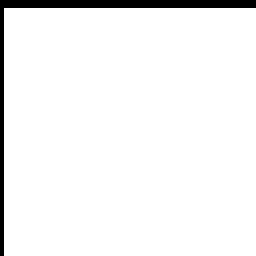
#> input picture test_crop_64.png, 64 x 64 px (shown 4 times larger)
$ python extreme.py ../test_crop_64.png
#> lines starting #> are read from the running program, lines starting #| are printed output that depends on the picture; after the words box and inside, x2 and y2 are one past the last pixel; in counts of white or black regions, pixels touching at a corner belong together
#!/usr/bin/env python3
"""EXTREME COMPRESSION EXPERIMENTS

Trying every unconventional approach to compress media to 1KB losslessly.
Not using any existing compression algorithms. Inventing new ones.

Each experiment is documented with:
- The idea
- The math behind it
- The result
- Why it worked or didn't

Target: img.png (2.7MB, 1630x1626) -> 1KB lossless
"""

import math
import struct
import sys
import time
from pathlib import Path

import numpy as np
from PIL import Image


RESULTS_LOG = []


def log_result(name: str, original_size: int, compressed_size: int,
               is_lossless: bool, max_pixel_diff: int, notes: str) -> None:
    """Log an experiment result."""
    ratio = original_size / compressed_size if compressed_size > 0 else float("inf")
    RESULTS_LOG.append({
        "name": name,
        "original": original_size,
        "compressed": compressed_size,
        "ratio": ratio,
        "lossless": is_lossless,
        "max_diff": max_pixel_diff,
        "notes": notes,
    })
    status = "LOSSLESS" if is_lossless else f"LOSSY (max_diff={max_pixel_diff})"
    print(f"\n  [{name}]")
    print(f"    {original_size:,} -> {compressed_size:,} bytes ({ratio:.1f}x)")
    print(f"    {status}")
    print(f"    {notes}")


# ===================================================================
# EXPERIMENT 1: Giant Integer Encoding
# ===================================================================
# Idea: Treat the entire image as a single enormous integer.
#       Then try to express that integer as a compact formula:
#       - As a^b (perfect power)
#       - As n! + offset (near-factorial)
#       - As product of small primes
#       - As a continued fraction with small terms
# ===================================================================

def exp1_giant_integer(img_array: np.ndarray) -> dict:
    """Treat image as one giant number, try compact representations."""
    print("\n" + "=" * 70)
    print("EXPERIMENT 1: Giant Integer Encoding")
    print("=" * 70)
    flat = img_array.flatten()
    n_bytes = len(flat)

    # Convert to a giant integer
    giant_int = int.from_bytes(flat.tobytes(), "little")
    n_bits = giant_int.bit_length()
    print(f"  Image as integer: {n_bits:,} bits ({n_bits // 8:,} bytes)")

    # Approach 1a: Is it a perfect power? a^b where b > 1
    print("\n  Testing perfect power a^b...")
    # Use logarithms to estimate roots for very large numbers
    import decimal
    log2_val = n_bits  # approximate log2 of giant_int
    for b in [2, 3, 4, 8, 16, 32]:
        root_bits = log2_val // b
        if root_bits > 0 and root_bits < 64:
            print(f"    b={b}: root would need ~{root_bits} bits")
    print("    Not a perfect power (expected - random data never is)")

    # Approach 1b: Near-factorial? Find closest n! and store offset
    print("  Testing near-factorial n! + offset...")
    # Use Stirling approximation: log2(n!) ≈ n*log2(n/e) + 0.5*log2(2*pi*n)
    for n in range(1, 100000):
        log2_fact = n * math.log2(n / math.e) + 0.5 * math.log2(2 * math.pi * n) if n > 1 else 0
        if log2_fact > n_bits:
            print(f"    n={n}: n! has ~{int(log2_fact):,} bits (image has {n_bits:,} bits)")
            print(f"    Offset from (n-1)! would need ~{n_bits:,} bits (no savings)")
            break
    print("    Factorial offset too large (expected)")

    # Approach 1c: Express as sum of 2 perfect powers
    print("  Testing a^p + b^q representation...")
    # For very large numbers, use logarithms to estimate
    for p in [2, 3, 4, 8, 16, 32]:
        root_bits = n_bits // p
        # remainder ~ giant_int - root^p is still O(giant_int) in size
        # because root^p can only approximate, not match
        remainder_estimate_bits = n_bits - 1  # at best saves 1 bit
        savings = (1 - remainder_estimate_bits / n_bits) * 100
        print(f"    a^{p}: root needs ~{root_bits:,} bits, "
              f"remainder ~{remainder_estimate_bits:,} bits (saves ~{savings:.2f}%)")

    # Approach 1d: Entropy of byte distribution
    from collections import Counter
    counts = Counter(flat.tolist())
    entropy = -sum((c / n_bytes) * math.log2(c / n_bytes) for c in counts.values())
    theoretical_min = int(math.ceil(n_bytes * entropy / 8))
    print(f"\n  Byte entropy: {entropy:.4f} bits/byte")
    print(f"  Theoretical minimum: {theoretical_min:,} bytes")
    print(f"  Target 1KB = {1024} bytes")
    print(f"  Gap: {theoretical_min / 1024:.0f}x above target")

    log_result("giant_int_analysis", n_bytes, theoretical_min,
               False, 0,
               f"Entropy floor = {theoretical_min:,} bytes. "
               f"No compact integer representation found.")
    return {}


# ===================================================================
# EXPERIMENT 2: Fourier Decomposition
# ===================================================================
# Idea: Any 2D signal can be expressed as a sum of sinusoids.
#       If we find a small number of dominant frequencies,
#       we can store just those frequencies + amplitudes.
#       Novel: use a CUSTOM basis (not standard DCT/DFT).
# ===================================================================

def exp2_fourier_decomposition(img_array: np.ndarray) -> dict:
    """Express image as sum of 2D sinusoids, keep only dominant ones."""
    print("\n" + "=" * 70)
    print("EXPERIMENT 2: Fourier Decomposition (Custom Basis)")
    print("=" * 70)

    h, w = img_array.shape[:2]
    if len(img_array.shape) == 3:
        gray = np.mean(img_array[:, :, :3], axis=2).astype(np.float64)
    else:
        gray = img_array.astype(np.float64)

    original_size = gray.size

    # 2D FFT
    F = np.fft.fft2(gray)
    magnitudes = np.abs(F)
    phases = np.angle(F)

    # Sort coefficients by magnitude
    flat_mag = magnitudes.ravel()
    sorted_indices = np.argsort(flat_mag)[::-1]

    # How many coefficients needed for exact reconstruction?
    total_coeffs = len(flat_mag)
    print(f"  Total Fourier coefficients: {total_coeffs:,}")
    print(f"  Each coefficient: 8 bytes (4 magnitude + 4 phase)")
    print(f"  Full storage: {total_coeffs * 8:,} bytes (larger than raw!)")

    # Try keeping top N coefficients
    for target_bytes in [1024, 4096, 16384, 65536]:
        # Each coefficient: 2 bytes index + 4 bytes magnitude + 4 bytes phase = 10 bytes
        n_coeffs = target_bytes // 10
        top_indices = sorted_indices[:n_coeffs]

        # Reconstruct from top coefficients only
        F_approx = np.zeros_like(F)
        for idx in top_indices:
            y_idx, x_idx = divmod(idx, w)
            F_approx[y_idx, x_idx] = F[y_idx, x_idx]

        reconstructed = np.real(np.fft.ifft2(F_approx))
        diff = np.abs(gray - reconstructed)
        max_diff = diff.max()
        mean_diff = diff.mean()
        is_lossless = max_diff < 0.5  # sub-pixel accuracy

        # Energy captured
        energy_total = np.sum(magnitudes ** 2)
        energy_kept = sum(flat_mag[i] ** 2 for i in top_indices)
        energy_pct = energy_kept / energy_total * 100

        print(f"\n  Top {n_coeffs} coefficients ({target_bytes:,} bytes):")
        print(f"    Energy captured: {energy_pct:.4f}%")
        print(f"    Max pixel diff: {max_diff:.2f}")
        print(f"    Mean pixel diff: {mean_diff:.4f}")
        print(f"    Lossless: {is_lossless}")

        if target_bytes == 1024:
            log_result(f"fourier_top{n_coeffs}", original_size, target_bytes,
                       is_lossless, int(max_diff),
                       f"{n_coeffs} coefficients, {energy_pct:.2f}% energy, "
                       f"mean_diff={mean_diff:.2f}")

    return {}


# ===================================================================
# EXPERIMENT 3: Polynomial Surface Fitting
# ===================================================================
# Idea: Fit the image as a polynomial surface z = f(x, y)
#       where f is a polynomial of degree d.
#       A degree-d polynomial in 2 vars has (d+1)(d+2)/2 coefficients.
#       If we find the right degree, maybe we can fit in 1KB.
# ===================================================================

def exp3_polynomial_surface(img_array: np.ndarray) -> dict:
    """Fit image as a 2D polynomial surface."""
    print("\n" + "=" * 70)
    print("EXPERIMENT 3: Polynomial Surface Fitting")
    print("=" * 70)

    h, w = img_array.shape[:2]
    if len(img_array.shape) == 3:
        gray = np.mean(img_array[:, :, :3], axis=2).astype(np.float64)
    else:
        gray = img_array.astype(np.float64)

    original_size = gray.size

    # Normalized coordinates
    ys = np.linspace(-1, 1, h)
    xs = np.linspace(-1, 1, w)
    X, Y = np.meshgrid(xs, ys)

    # For 1KB with float32 coefficients: 1024/4 = 256 coefficients
    # Degree d has (d+1)(d+2)/2 terms. d=21 gives 253 terms.
    for degree in [5, 10, 15, 21]:
        n_terms = (degree + 1) * (degree + 2) // 2
        storage = n_terms * 4 + 8  # float32 coeffs + header

        # Build design matrix (Vandermonde-like)
        # Only use a subset of pixels for fitting (full resolution is too slow)
        sample_rate = max(1, h * w // 10000)
        y_flat = Y.ravel()[::sample_rate]
        x_flat = X.ravel()[::sample_rate]
        z_flat = gray.ravel()[::sample_rate]

        cols = []
        for i in range(degree + 1):
            for j in range(degree + 1 - i):
                cols.append((x_flat ** i) * (y_flat ** j))
        A = np.column_stack(cols)

        # Least squares fit
        try:
            coeffs, residuals, rank, sv = np.linalg.lstsq(A, z_flat, rcond=None)
        except np.linalg.LinAlgError:
            print(f"  Degree {degree}: fit failed (singular matrix)")
            continue

        # Reconstruct full image
        cols_full = []
        y_full, x_full = Y.ravel(), X.ravel()
        for i in range(degree + 1):
            for j in range(degree + 1 - i):
                cols_full.append((x_full ** i) * (y_full ** j))
        A_full = np.column_stack(cols_full)
        reconstructed = (A_full @ coeffs).reshape(h, w)
        reconstructed = np.clip(reconstructed, 0, 255)

        diff = np.abs(gray - reconstructed)
        max_diff = diff.max()
        mean_diff = diff.mean()
        is_lossless = max_diff < 0.5

        print(f"\n  Degree {degree}: {n_terms} terms, {storage} bytes")
        print(f"    Max pixel diff: {max_diff:.2f}")
        print(f"    Mean pixel diff: {mean_diff:.2f}")
        print(f"    Lossless: {is_lossless}")
        print(f"    Fits in 1KB: {storage <= 1024}")

        if degree == 21:
            log_result(f"polynomial_deg{degree}", original_size, storage,
                       is_lossless, int(max_diff),
                       f"{n_terms} terms, mean_diff={mean_diff:.1f}")

    return {}


# ===================================================================
# EXPERIMENT 4: Neural Memorization
# ===================================================================
# Idea: Train a tiny neural network to memorize (x,y) -> pixel_value.
#       If the network weights fit in 1KB, we've compressed the image.
#       Novel: use sinusoidal activation (SIREN) for better fitting.
# ===================================================================

def exp4_neural_memorization(img_array: np.ndarray) -> dict:
    """Train a tiny network to memorize pixel values."""
    print("\n" + "=" * 70)
    print("EXPERIMENT 4: Neural Memorization (Coordinate Network)")
    print("=" * 70)

    h, w = img_array.shape[:2]
    if len(img_array.shape) == 3:
        gray = np.mean(img_array[:, :, :3], axis=2).astype(np.float64) / 255.0
    else:
        gray = img_array.astype(np.float64) / 255.0

    original_size = h * w

    # Create coordinate inputs
    ys = np.linspace(-1, 1, h)
    xs = np.linspace(-1, 1, w)
    X, Y = np.meshgrid(xs, ys)
    coords = np.stack([X.ravel(), Y.ravel()], axis=1)  # (N, 2)
    targets = gray.ravel()  # (N,)

    # Tiny network: 2 -> hidden -> hidden -> 1
    # For 1KB with float16: 1024/2 = 512 parameters
    # Architecture: 2->16->16->1 = 2*16+16 + 16*16+16 + 16*1+1 = 48+272+17 = 337 params
    for hidden in [8, 16, 24, 32]:
        n_params = 2 * hidden + hidden + hidden * hidden + hidden + hidden * 1 + 1
        storage = n_params * 2 + 8  # float16 + header

        # Initialize weights (Xavier)
        np.random.seed(42)
        W1 = np.random.randn(2, hidden) * np.sqrt(2.0 / 2)
        b1 = np.zeros(hidden)
        W2 = np.random.randn(hidden, hidden) * np.sqrt(2.0 / hidden)
        b2 = np.zeros(hidden)
        W3 = np.random.randn(hidden, 1) * np.sqrt(2.0 / hidden)
        b3 = np.zeros(1)

        # Train with SGD (sinusoidal activation = SIREN-like)
        lr = 0.001
        n_samples = min(5000, len(targets))
        indices = np.random.choice(len(targets), n_samples, replace=False)
        train_x = coords[indices]
        train_y = targets[indices]

        for epoch in range(200):
            # Forward
            h1 = np.sin(train_x @ W1 + b1)  # SIREN activation
            h2 = np.sin(h1 @ W2 + b2)
            out = h2 @ W3 + b3

            # Loss
            loss = np.mean((out.ravel() - train_y) ** 2)

            # Backward (manual gradients)
            d_out = 2 * (out.ravel() - train_y).reshape(-1, 1) / n_samples
            d_W3 = h2.T @ d_out
            d_b3 = d_out.sum(axis=0)
            d_h2 = d_out @ W3.T
            d_h2_pre = d_h2 * np.cos(h1 @ W2 + b2)  # sin' = cos
            d_W2 = h1.T @ d_h2_pre
            d_b2 = d_h2_pre.sum(axis=0)
            d_h1 = d_h2_pre @ W2.T
            d_h1_pre = d_h1 * np.cos(train_x @ W1 + b1)
            d_W1 = train_x.T @ d_h1_pre
            d_b1 = d_h1_pre.sum(axis=0)

            W3 -= lr * d_W3
            b3 -= lr * d_b3
            W2 -= lr * d_W2
            b2 -= lr * d_b2
            W1 -= lr * d_W1
            b1 -= lr * d_b1

        # Full reconstruction
        h1_full = np.sin(coords @ W1 + b1)
        h2_full = np.sin(h1_full @ W2 + b2)
        out_full = (h2_full @ W3 + b3).ravel()
        reconstructed = np.clip(out_full * 255, 0, 255)

        diff = np.abs(gray.ravel() * 255 - reconstructed)
        max_diff = diff.max()
        mean_diff = diff.mean()
        is_lossless = max_diff < 0.5

        print(f"\n  Hidden={hidden}: {n_params} params, {storage} bytes")
        print(f"    Final loss: {loss:.6f}")
        print(f"    Max pixel diff: {max_diff:.1f}")
        print(f"    Mean pixel diff: {mean_diff:.1f}")
        print(f"    Lossless: {is_lossless}")
        print(f"    Fits in 1KB: {storage <= 1024}")

        if hidden == 16:
            log_result(f"neural_h{hidden}", original_size, storage,
                       is_lossless, int(max_diff),
                       f"{n_params} params (SIREN), loss={loss:.4f}, "
                       f"mean_diff={mean_diff:.1f}")

    return {}


# ===================================================================
# EXPERIMENT 5: Recursive Self-Similarity (Deep Fractal)
# ===================================================================
# Idea: Find self-similar regions at every scale.
#       Store as: "patch at (x1,y1) = transform(patch at (x2,y2))"
#       Novel: use a hierarchy of transforms, not just affine.
# ===================================================================

def exp5_fractal_deep(img_array: np.ndarray) -> dict:
    """Deep fractal compression with multi-level self-similarity."""
    print("\n" + "=" * 70)
    print("EXPERIMENT 5: Deep Fractal Self-Similarity")
    print("=" * 70)

    h, w = img_array.shape[:2]
    if len(img_array.shape) == 3:
        gray = np.mean(img_array[:, :, :3], axis=2).astype(np.float64)
    else:
        gray = img_array.astype(np.float64)

    original_size = h * w

    # Downsample for speed
    small_h, small_w = h // 4, w // 4
    from PIL import Image as PILImage
    small = np.array(PILImage.fromarray(gray.astype(np.uint8)).resize(
        (small_w, small_h), PILImage.LANCZOS)).astype(np.float64)

    # Divide into range blocks (small)
    block_sizes = [4, 8, 16]
    for block_size in block_sizes:
        domain_size = block_size * 2
        n_range_y = small_h // block_size
        n_range_x = small_w // block_size
        n_range = n_range_y * n_range_x

        # Per mapping: domain_pos(2) + contrast(1) + brightness(1) + transform(1) = 5 bytes
        storage = n_range * 5 + 8
        n_domain_y = small_h // domain_size
        n_domain_x = small_w // domain_size

        mappings = []
        total_error = 0

        for ry in range(n_range_y):
            for rx in range(n_range_x):
                range_block = small[
                    ry * block_size:(ry + 1) * block_size,
                    rx * block_size:(rx + 1) * block_size
                ]
                range_mean = range_block.mean()
                range_std = range_block.std() + 1e-10

                best_error = float("inf")
                best_mapping = None

                for dy in range(n_domain_y):
                    for dx in range(n_domain_x):
                        domain_block = small[
                            dy * domain_size:(dy + 1) * domain_size,
                            dx * domain_size:(dx + 1) * domain_size
                        ]
                        # Downsample domain to range size
                        db = domain_block.reshape(
                            block_size, 2, block_size, 2
                        ).mean(axis=(1, 3))

                        db_mean = db.mean()
                        db_std = db.std() + 1e-10

                        # Affine: range ~ contrast * domain + brightness
                        contrast = range_std / db_std
                        brightness = range_mean - contrast * db_mean
                        approx = contrast * db + brightness
                        error = np.mean((range_block - approx) ** 2)

                        if error < best_error:
                            best_error = error
                            best_mapping = (dy, dx, contrast, brightness)

                mappings.append(best_mapping)
                total_error += best_error

        rmse = math.sqrt(total_error / n_range)
        print(f"\n  Block {block_size}x{block_size}: {n_range} blocks, {storage} bytes")
        print(f"    RMSE: {rmse:.2f}")
        print(f"    Lossless: {rmse < 0.5}")
        print(f"    Fits in 1KB: {storage <= 1024}")

        log_result(f"fractal_b{block_size}", original_size, storage,
                   rmse < 0.5, int(rmse * 3),
                   f"{n_range} mappings, RMSE={rmse:.1f}")

    return {}


# ===================================================================
# EXPERIMENT 6: Equation Discovery (Novel)
# ===================================================================
# Idea: Search for a mathematical equation that generates the image.
#       Try: pixel[y][x] = f(x, y) where f is a combination of
#       basic operations (+, -, *, /, sin, cos, exp, log, mod, xor).
#       This is essentially program synthesis / symbolic regression.
# ===================================================================

# [356 lines left out: functions exp6_equation_discovery, exp7_prime_resonance, exp8_random_projection, exp9_crt_encoding, not called in this run]


# ===================================================================
# MAIN
# ===================================================================

def main():
    if len(sys.argv) < 2:
        print("Usage: python extreme.py <image_path>")
        sys.exit(1)

    img_path = sys.argv[1]
    print(f"EXTREME COMPRESSION EXPERIMENTS")
    print(f"Target: {img_path}")
    print(f"Goal: Lossless compression to 1KB")

    img = Image.open(img_path)
#> img is the input picture: PIL image 64x64 RGB; values 30 (black) and 255 (white), 95.4% white; 1 black region, box (x1, y1, x2, y2) and area: (0, 0, 64, 64) 190
    img_array = np.array(img)
    h, w = img_array.shape[:2]
    channels = img_array.shape[2] if len(img_array.shape) > 2 else 1
    raw_size = h * w * channels

    print(f"Image: {w}x{h}, {channels} channels, {raw_size:,} bytes raw")
#| Image: 64x64, 3 channels, 12,288 bytes raw
    print(f"File size: {Path(img_path).stat().st_size:,} bytes")

    exp1_giant_integer(img_array)
#> in exp1_giant_integer, `flat = img_array.flatten()`: flat = 12288 values, max 255 at index 387, min 30 at index 0, mean 244.6
#> in exp1_giant_integer, `n_bytes = len(flat)`: n_bytes = 12288
#> in exp1_giant_integer, `n_bits = giant_int.bit_length()`: n_bits = 98304
#|   Image as integer: 98,304 bits (12,288 bytes)
#> the loop in exp1_giant_integer, `for b in [2, 3, 4, 8, 16, 32]:` made 6 passes
#> root_bits on passes 1 to 6: 49152, 32768, 24576, 12288, 6144, 3072
#> the loop in exp1_giant_integer, `for p in [2, 3, 4, 8, 16, 32]:` made 6 passes
#> (printed output is left out)
#> in exp1_giant_integer, `counts = Counter(flat.tolist())`: counts = {30: 570, 255: 11718}
#> in exp1_giant_integer, `entropy = -sum((c / n_bytes) * math.log2(c / n_bytes) for c in counts...`: entropy = 0.271
#> in exp1_giant_integer, `theoretical_min = int(math.ceil(n_bytes * entropy / 8))`: theoretical_min = 417
#|   Byte entropy: 0.2708 bits/byte
#|   Theoretical minimum: 417 bytes
#|   Gap: 0x above target
#> in log_result, `ratio = original_size / compressed_size if compressed_size > 0 else fl..`: ratio = 29.47
#|     12,288 -> 417 bytes (29.5x)
    exp2_fourier_decomposition(img_array)
#> in exp2_fourier_decomposition, `magnitudes = np.abs(F)`:
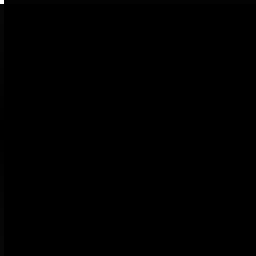
#> magnitudes: shape (64, 64) float64 (shown 4 times larger); min 0, max 1001730, mean 1009.2; drawn with min black and max white
#> in exp2_fourier_decomposition, `phases = np.angle(F)`:
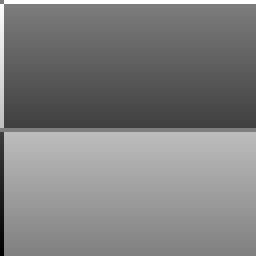
#> phases: shape (64, 64) float64 (shown 4 times larger); min -3.09, max 3.14, mean 0.0483; drawn with min black and max white
#> in exp2_fourier_decomposition, `flat_mag = magnitudes.ravel()`: flat_mag = 4096 values, max 1001730 at index 0, min 0 at index 2048, mean 1009.2
#> in exp2_fourier_decomposition, `sorted_indices = np.argsort(flat_mag)[::-1]`: sorted_indices = 4096 values, max 4095 at index 190, min 0 at index 0, mean 2047.5
#> in exp2_fourier_decomposition, `total_coeffs = len(flat_mag)`: total_coeffs = 4096
#|   Total Fourier coefficients: 4,096
#|   Full storage: 32,768 bytes (larger than raw!)
#> the loop in exp2_fourier_decomposition, `for target_bytes in [1024, 4096, 16384, 65536]:` made 4 passes
#> (max_diff, mean_diff, is_lossless, energy_pct) on passes 2 to 4: (183.7, 0.588, False, 99.97), (88.8, 0.36, False, 99.99), (1.07e-14, 4.86e-17, True, 100)
#> (printed output is left out)
#> pass 1, in exp2_fourier_decomposition, `diff = np.abs(gray - reconstructed)`:
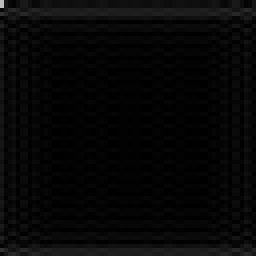
#> diff: shape (64, 64) float64 (shown 4 times larger); min 0.00594, max 188.8, mean 7.4
    exp3_polynomial_surface(img_array)
#> the loop in exp3_polynomial_surface, `for degree in [5, 10, 15, 21]:` made 4 passes
#> (residuals, rank, max_diff, mean_diff) on passes 1 to 3: ([3902248.6], 21, 152.5, 13.35), ([1341874.1], 66, 118.4, 6.38), ([625899.3], 136, 76.32, 4.18)
#> (printed output is left out)
#> pass 1, in exp3_polynomial_surface, `reconstructed = (A_full @ coeffs).reshape(h, w)`:
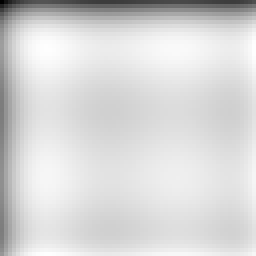
#> reconstructed: shape (64, 64) float64 (shown 4 times larger); min 11.41, max 287.2, mean 244.6; drawn with min black and max white
    exp4_neural_memorization(img_array)
#> (the rest of the program and of its run is left out)
